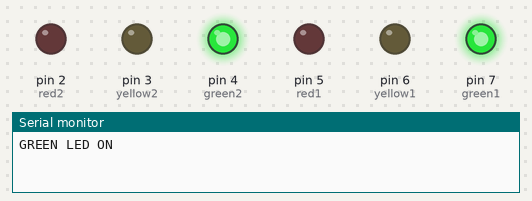
A sketch run on a simulated Arduino Uno, built with avr-gcc and run on an emulated ATmega328P. Shown: output pins drawn as LEDs (lit = HIGH), the last lines printed to the serial monitor.

Above: at 1.5 s.
At 4.0 s:
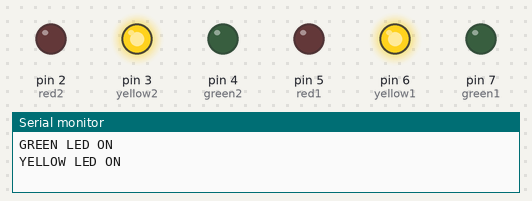
At 6.5 s:
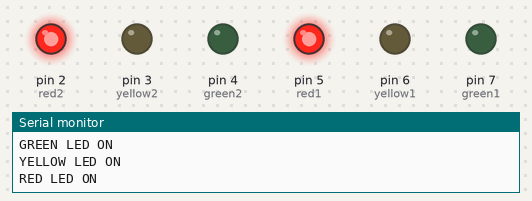
Timing chart, 0 to 10.4 s (numbered marks = the images above):
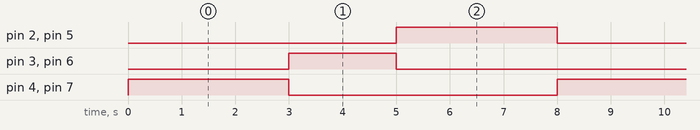

Measured:
- by itself, pin 2 (red2), pin 4 (green2), pin 5 (red1), pin 7 (green1): alternates HIGH for 3.0 s and LOW for 5.0 s
- by itself, pin 3 (yellow2), pin 6 (yellow1): alternates HIGH for 2.0 s and LOW for 6.0 s
- by itself, everything shown: repeats every 8.0 s, in 3 steps

The sketch:

EXPP2.ino
```cpp
int green1 = 7;
int yellow1 = 6;
int red1 = 5;

int green2 = 4;
int yellow2 = 3;
int red2 = 2;

void setup() {
  pinMode(green1, OUTPUT);
  pinMode(yellow1, OUTPUT);
  pinMode(red1, OUTPUT);

  pinMode(green2, OUTPUT);
  pinMode(yellow2, OUTPUT);
  pinMode(red2, OUTPUT);

  Serial.begin(9600);
}

void loop() {
  // Green LEDs ON
  digitalWrite(green1, HIGH);
  digitalWrite(green2, HIGH);
  digitalWrite(yellow1, LOW);
  digitalWrite(yellow2, LOW);
  digitalWrite(red1, LOW);
  digitalWrite(red2, LOW);
  Serial.println("GREEN LED ON");
  delay(3000);

  // Yellow LEDs ON
  digitalWrite(green1, LOW);
  digitalWrite(green2, LOW);
  digitalWrite(yellow1, HIGH);
  digitalWrite(yellow2, HIGH);
  digitalWrite(red1, LOW);
  digitalWrite(red2, LOW);
  Serial.println("YELLOW LED ON");
  delay(2000);

  // Red LEDs ON
  digitalWrite(green1, LOW);
  digitalWrite(green2, LOW);
  digitalWrite(yellow1, LOW);
  digitalWrite(yellow2, LOW);
  digitalWrite(red1, HIGH);
  digitalWrite(red2, HIGH);
  Serial.println("RED LED ON");
  delay(3000);
}
```
